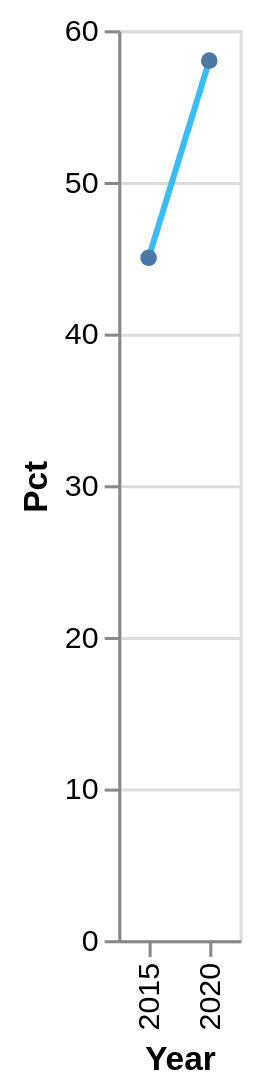

Write a Vega-Lite specification for this figure.
### Vega-Lite specification from a JSON file in a GitHub repository (floating-point values rounded to 4 significant figures)
{"$schema": "https://vega.github.io/schema/vega-lite/v5.json", "width": "container", "height": 300, "background": "transparent", "data": {"values": [{"Year": "2015", "Pct": 45}, {"Year": "2020", "Pct": 58}]}, "mark": {"type": "line", "point": true, "color": "#38bdf8"}, "encoding": {"x": {"field": "Year", "type": "ordinal"}, "y": {"field": "Pct", "type": "quantitative"}}}
